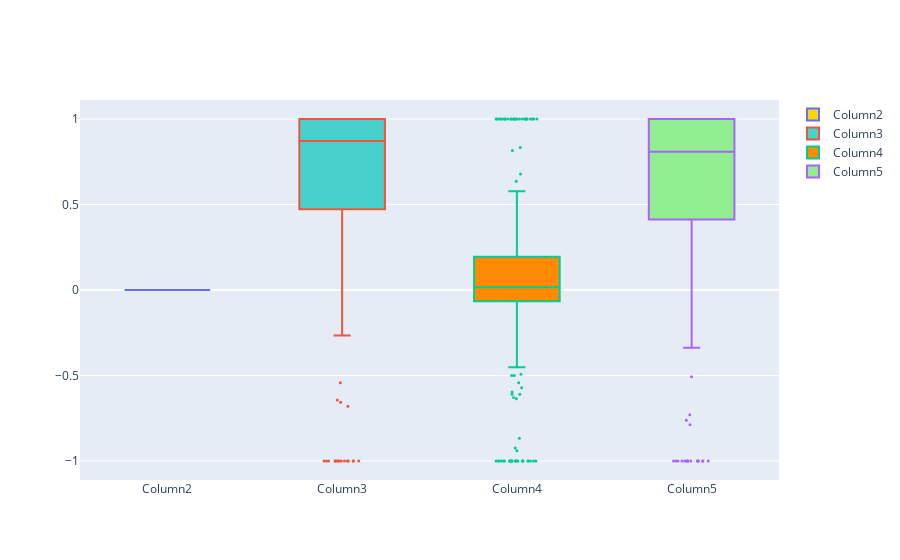

The cell this chart's notebook holds for it:
### Code cell
names = data.columns[1:5]
# convert DataFrame to list
values=[] 
for column in data.iloc[:,1:5].columns:
    li = data[column].tolist()
    values.append(li)
colors = ['gold', 'mediumturquoise', 'darkorange', 'lightgreen','cyan', 'royalblue']

fig = go.Figure()
for xd, yd, cls in zip(names, values, colors):
        fig.add_trace(go.Box(
            y=yd,
            name=xd,
            boxpoints='outliers',
            jitter=0.5,
            whiskerwidth=0.2,
              fillcolor=cls,
            marker_size=3,
            line_width=2)
        )
fig.show()

### Figure 1 — Plotly figure (JSON) as saved in the notebook; plotly's stock layout.template omitted (floating-point values rounded to 4 significant figures; data arrays with more than 128 entries replaced by an {"elided": "..."} marker saying what was removed)
{"data": [{"boxpoints": "outliers", "fillcolor": "gold", "jitter": 0.5, "line": {"width": 2}, "marker": {"size": 3}, "name": "Column2", "type": "box", "whiskerwidth": 0.2, "y": {"elided": "351 int values"}}, {"boxpoints": "outliers", "fillcolor": "mediumturquoise", "jitter": 0.5, "line": {"width": 2}, "marker": {"size": 3}, "name": "Column3", "type": "box", "whiskerwidth": 0.2, "y": {"elided": "351 float values"}}, {"boxpoints": "outliers", "fillcolor": "darkorange", "jitter": 0.5, "line": {"width": 2}, "marker": {"size": 3}, "name": "Column4", "type": "box", "whiskerwidth": 0.2, "y": {"elided": "351 float values"}}, {"boxpoints": "outliers", "fillcolor": "lightgreen", "jitter": 0.5, "line": {"width": 2}, "marker": {"size": 3}, "name": "Column5", "type": "box", "whiskerwidth": 0.2, "y": {"elided": "351 float values"}}], "layout": {}}
